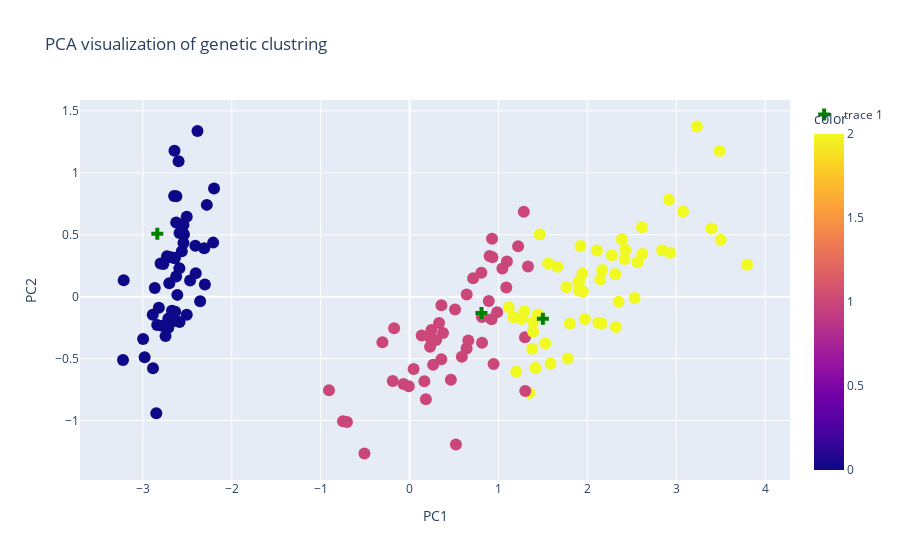

Here is the notebook cell this chart was saved with:
### Code cell
fig = px.scatter(df3, x='PC1', y='PC2', color=cluster_indices, title='PCA visualization of genetic clustring', hover_data=['variaty'])
fig.update_traces(marker=dict(size=12))

# Centers of Clusters
fig.add_scatter(x=cluster_centers_pca[:, 0], y=cluster_centers_pca[:, 1], mode='markers', marker=dict( symbol='cross',size=10, color='green'))


fig.show()

### Figure 1 — Plotly figure (JSON) as saved in the notebook; plotly's stock layout.template omitted (floating-point values rounded to 4 significant figures; data arrays with more than 128 entries replaced by an {"elided": "..."} marker saying what was removed)
{"data": [{"customdata": {"elided": "150x1 str values"}, "hovertemplate": "PC1=%{x}<br>PC2=%{y}<br>variaty=%{customdata[0]}<br>color=%{marker.color}<extra></extra>", "legendgroup": "", "marker": {"color": {"elided": "150 int values"}, "coloraxis": "coloraxis", "size": 12, "symbol": "circle"}, "mode": "markers", "name": "", "orientation": "v", "showlegend": false, "type": "scatter", "x": {"elided": "150 float values"}, "xaxis": "x", "y": {"elided": "150 float values"}, "yaxis": "y"}, {"marker": {"color": "green", "size": 10, "symbol": "cross"}, "mode": "markers", "type": "scatter", "x": [-2.838, 0.8088, 1.499], "y": [0.5083, -0.1316, -0.1776]}], "layout": {"coloraxis": {"colorbar": {"title": {"text": "color"}}, "colorscale": [[0, "#0d0887"], [0.1111, "#46039f"], [0.2222, "#7201a8"], [0.3333, "#9c179e"], [0.4444, "#bd3786"], [0.5556, "#d8576b"], [0.6667, "#ed7953"], [0.7778, "#fb9f3a"], [0.8889, "#fdca26"], [1, "#f0f921"]]}, "legend": {"tracegroupgap": 0}, "title": {"text": "PCA visualization of genetic clustring"}, "xaxis": {"anchor": "y", "domain": [0, 1], "title": {"text": "PC1"}}, "yaxis": {"anchor": "x", "domain": [0, 1], "title": {"text": "PC2"}}}}
